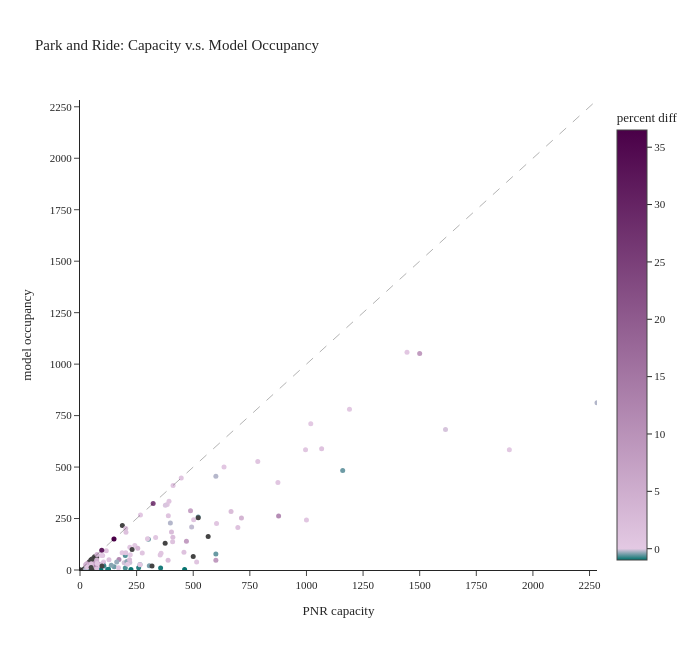

The notebook cell this image was saved under:
### Code cell
def plot_occupancy(data, x, y, title):

    p_max = data['percent diff'].max()
    p_min = data['percent diff'].min()
    p_midpoint = (0-p_min) / (p_max-p_min)
    c_max = data['PNR capacity'].max()

    fig = px.scatter(data, x=x, y=y, 
                    color='percent diff', 
                    color_continuous_scale=[(0,"#00716c"),(p_midpoint, "#E3C9E3"),(1, "#4a0048")],
                    range_color=[p_min,p_max],
                    hover_name='name',
                    hover_data={'model occupancy rate':':.2%',
                    
                                'percent diff':':.2%'},
                    title=title)


    fig.add_shape(type='line',
                x0=0,y0=0,x1=c_max,y1=c_max,
                line=dict(width=1, dash='dash'))
    fig.update_xaxes(dtick=250,range=[0, c_max])
    fig.update_yaxes(dtick=250,range=[0, c_max])
    fig.update_traces(marker_size=5)
    fig.update_layout(height=650, width=700, font=dict(size=11))
    fig.show()

plot_occupancy(pnr_data, x="PNR capacity", y="model occupancy", title="Park and Ride: Capacity v.s. Model Occupancy")

### Figure 1 — Plotly figure (JSON) as saved in the notebook; plotly's stock layout.template omitted (floating-point values rounded to 4 significant figures; data arrays with more than 128 entries replaced by an {"elided": "..."} marker saying what was removed)
{"data": [{"customdata": {"elided": "144x2 float values"}, "hovertemplate": "<b>%{hovertext}</b><br><br>PNR capacity=%{x}<br>model occupancy=%{y}<br>model occupancy rate=%{customdata[0]:.2%}<br>percent diff=%{marker.color:.2%}<extra></extra>", "hovertext": {"elided": "144 str values"}, "legendgroup": "", "marker": {"color": {"elided": "144 float values"}, "coloraxis": "coloraxis", "size": 5, "symbol": "circle"}, "mode": "markers", "name": "", "orientation": "v", "showlegend": false, "type": "scatter", "x": {"elided": "144 float values"}, "xaxis": "x", "y": {"elided": "144 float values"}, "yaxis": "y"}], "layout": {"coloraxis": {"cmax": 36.5, "cmin": -0.9857, "colorbar": {"title": {"text": "percent diff"}}, "colorscale": [[0, "#00716c"], [0.0263, "#E3C9E3"], [1, "#4a0048"]]}, "font": {"size": 11}, "height": 650, "legend": {"tracegroupgap": 0}, "shapes": [{"line": {"dash": "dash", "width": 1}, "type": "line", "x0": 0, "x1": 2283.0, "y0": 0, "y1": 2283.0}], "title": {"text": "Park and Ride: Capacity v.s. Model Occupancy"}, "width": 700, "xaxis": {"anchor": "y", "domain": [0.0, 1.0], "dtick": 250, "range": [0, 2283.0], "title": {"text": "PNR capacity"}}, "yaxis": {"anchor": "x", "domain": [0.0, 1.0], "dtick": 250, "range": [0, 2283.0], "title": {"text": "model occupancy"}}}}
